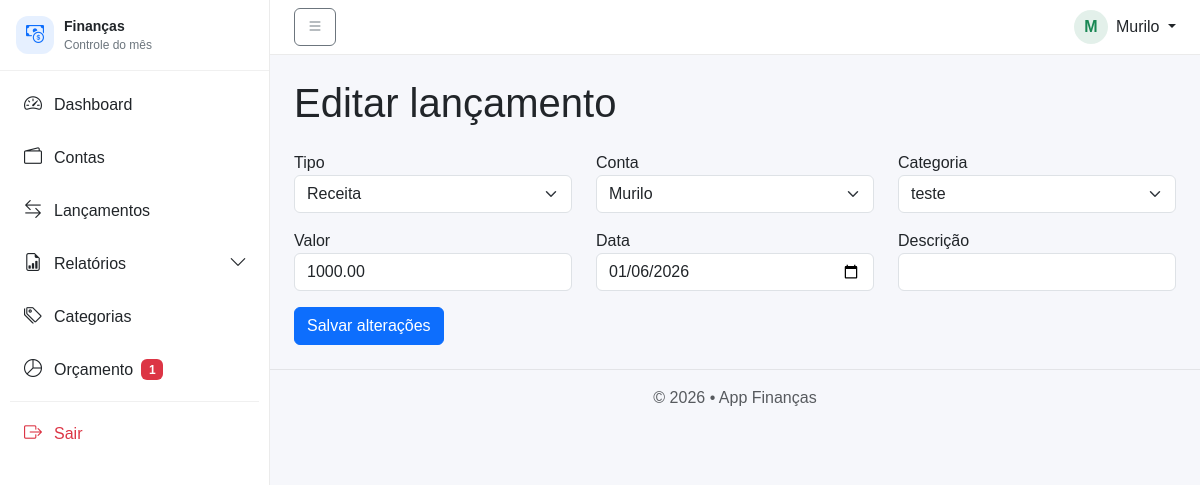
Screenshot of /public/?url=lancamentos-edit&id=2 (signed in) with the database file from the repository.
### tables this page shows
CREATE TABLE `lancamentos` (
  `id` int(11) NOT NULL,
  `id_usuario` int(11) NOT NULL,
  `id_conta` int(11) NOT NULL,
  `id_categoria` int(11) NOT NULL,
  `tipo` enum('R','D') NOT NULL,
  `valor` decimal(10,2) NOT NULL,
  `data` date NOT NULL,
  `descricao` varchar(255) DEFAULT NULL,
  `criado_em` timestamp NOT NULL DEFAULT current_timestamp()
);

CREATE TABLE `contas` (
  `id` int(11) NOT NULL,
  `id_usuario` int(11) NOT NULL,
  `nome` varchar(100) NOT NULL,
  `saldo_inicial` decimal(10,2) DEFAULT 0.00,
  `saldo_atual` decimal(10,2) DEFAULT 0.00,
  `criada_em` timestamp NOT NULL DEFAULT current_timestamp()
);

CREATE TABLE `categorias` (
  `id` int(11) NOT NULL,
  `id_usuario` int(11) NOT NULL,
  `nome` varchar(100) NOT NULL,
  `tipo` enum('R','D') NOT NULL,
  `criada_em` timestamp NOT NULL DEFAULT current_timestamp(),
  `icone` varchar(50) DEFAULT 'bi-tag'
);

### app/views/lancamentos/edit.php (called while the page is built, shortened)
<?php
require __DIR__ . "/../layout.php";

### app/controllers/LancamentoController.php (called while the page is built, shortened)
<?php
require_once __DIR__ . '/../models/Lancamento.php';
require_once __DIR__ . '/../models/Conta.php';
require_once __DIR__ . '/../models/Categoria.php';
class LancamentoController
{
public static function edit($pdo)
{
    $id = $_GET['id'] ?? null;
    $idUsuario = $_SESSION['usuario']['id'];
    $lancamento = Lancamento::find($pdo, $id, $idUsuario);
    $contas     = Conta::allByUsuario($pdo, $idUsuario);
    $categorias = Categoria::allByUsuario($pdo, $idUsuario);
    require '../app/views/lancamentos/edit.php';
}
}

### app/models/Lancamento.php (called while the page is built, shortened)
<?php
class Lancamento
{
    public static function find($pdo, $id, $idUsuario)
{
    $stmt = $pdo->prepare("
        SELECT * FROM lancamentos
        WHERE id = ? AND id_usuario = ?
    ");
    $stmt->execute([$id, $idUsuario]);
    return $stmt->fetch();
}
}

### app/models/Conta.php (called while the page is built, shortened)
<?php
class Conta
{
    public static function allByUsuario($pdo, $idUsuario)
    {
        $stmt = $pdo->prepare(
            "SELECT * FROM contas WHERE id_usuario = ? ORDER BY nome"
        );
        $stmt->execute([$idUsuario]);
        return $stmt->fetchAll();
    }
}

### app/models/Categoria.php (called while the page is built, shortened)
<?php
class Categoria
{
    public static function allByUsuario($pdo, $idUsuario)
    {
        $stmt = $pdo->prepare("
            SELECT
                c.*,
                COALESCE(SUM(l.valor), 0) AS total
            FROM categorias c
            LEFT JOIN lancamentos l
                ON l.id_categoria = c.id
               AND l.id_usuario = c.id_usuario
            WHERE c.id_usuario = ?
            GROUP BY c.id
            ORDER BY c.nome
        ");
        $stmt->execute([$idUsuario]);
        return $stmt->fetchAll();
    }
}

### app/views/lancamentos/edit_content.php (the view, shortened to what this page needs)
<h1 class="mb-4">Editar lançamento</h1>
<form method="POST" action="/financas/public/?url=lancamentos-update">
    <div class="row">
        <div class="col-md-4 mb-2">
            <label>Tipo</label>
            <select name="tipo" class="form-select">
                <option value="R" <?= $lancamento['tipo']=='R'?'selected':'' ?>>Receita</option>
            </select>
        </div>
        <div class="col-md-4 mb-2">
            <label>Conta</label>
            <select name="id_conta" class="form-select">
                <?php foreach ($contas as $c): ?>
                    <option value="<?= $c['id'] ?>"
                        <?= $c['id']==$lancamento['id_conta']?'selected':'' ?>>
                        <?= $c['nome'] ?>
                    </option>
                <?php endforeach; ?>
            </select>
        </div>
        <div class="col-md-4 mb-2">
            <label>Categoria</label>
            <select name="id_categoria" class="form-select">
                <?php foreach ($categorias as $cat): ?>
                    <option value="<?= $cat['id'] ?>"
                        <?= $cat['id']==$lancamento['id_categoria']?'selected':'' ?>>
                        <?= $cat['nome'] ?>
                    </option>
                <?php endforeach; ?>
            </select>
        </div>
    </div>
    <div class="row mt-2">
        <div class="col-md-4">
            <label>Valor</label>
            <input type="number" step="0.01" name="valor"
                   value="<?= $lancamento['valor'] ?>" class="form-control">
        </div>
        <div class="col-md-4">
            <label>Data</label>
            <input type="date" name="data"
                   value="<?= $lancamento['data'] ?>" class="form-control">
        </div>
        <div class="col-md-4">
            <label>Descrição</label>
            <input type="text" name="descricao"
                   value="<?= $lancamento['descricao'] ?>" class="form-control">
        </div>
    </div>
    <button class="btn btn-primary mt-3">Salvar alterações</button>
</form>

### public/css/app.css (style rules this page uses)
* { box-sizing: border-box; font-family: Arial, Helvetica, sans-serif; }
html, body { height: 100%; }
body { background: #f4f6f8; margin: 0; height: 100vh; align-items: center; justify-content: center; }

### app/views/layout.php (style rules this page uses)
body { background: #f6f7fb; }

### rows the page displays
lancamentos: tipo "Receita", id_conta "Murilo", id_categoria "teste", valor "1000.00", data "01/06/2026"

### other values shown
$qtdAlertasOrcamento "1"
$iniciais "M"
$nomeUser "Murilo"
